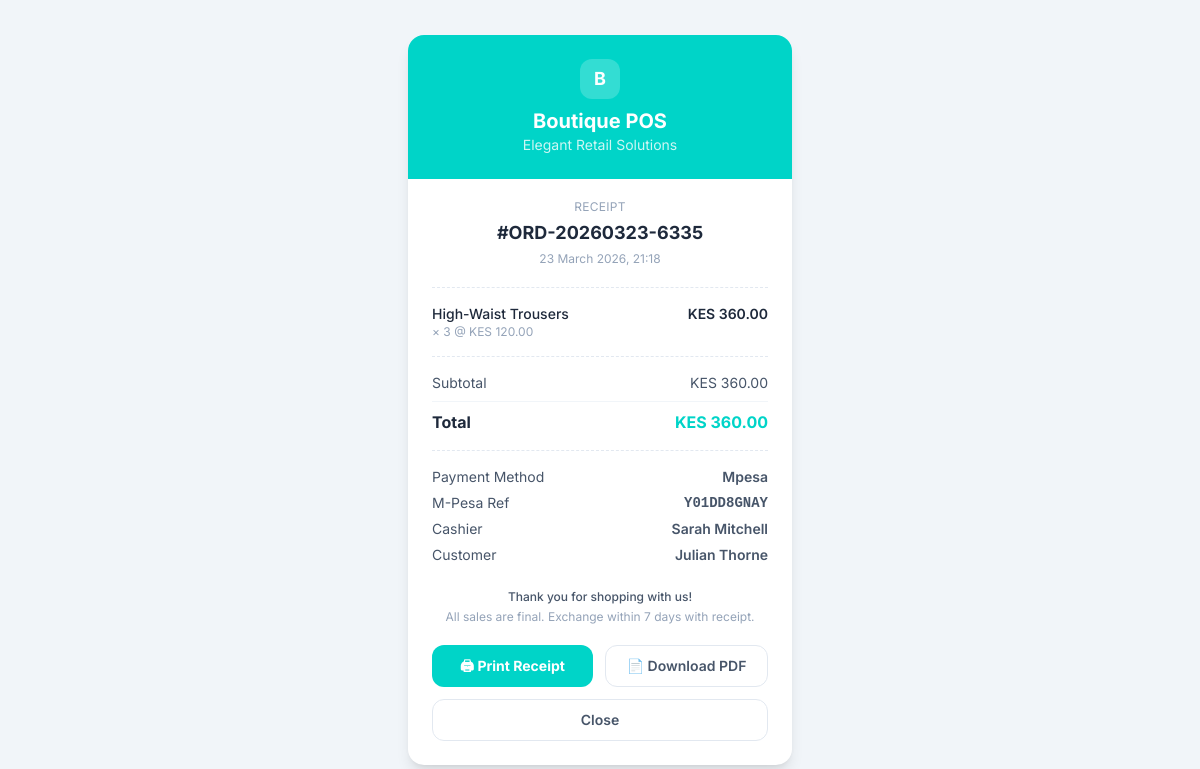
Screenshot of /pos/receipt/2 (signed in) with the database file from the repository.
### app/models.py (models this page shows, shortened)
class Sale(db.Model):
    __tablename__ = 'sales'
    id = db.Column(db.Integer, primary_key=True)
    order_number = db.Column(db.String(20), unique=True, nullable=False, index=True)
    customer_id = db.Column(db.Integer, db.ForeignKey('customers.id'), nullable=True)
    cashier_id = db.Column(db.Integer, db.ForeignKey('users.id'), nullable=False)
    subtotal = db.Column(db.Float, default=0.0)
    discount = db.Column(db.Float, default=0.0)
    total_amount = db.Column(db.Float, default=0.0)
    total_cost = db.Column(db.Float, default=0.0)    # sum of cost prices
    total_profit = db.Column(db.Float, default=0.0)  # revenue - cost
    payment_method = db.Column(db.String(20), default='cash')  # cash | mpesa
    mpesa_ref = db.Column(db.String(50), default='')
    status = db.Column(db.String(20), default='completed')  # completed | pending | cancelled
    notes = db.Column(db.Text, default='')
    created_at = db.Column(db.DateTime, default=datetime.utcnow, index=True)
    items = db.relationship('SaleItem', backref='sale', lazy='dynamic',
                            cascade='all, delete-orphan')

class SaleItem(db.Model):
    __tablename__ = 'sale_items'
    id = db.Column(db.Integer, primary_key=True)
    sale_id = db.Column(db.Integer, db.ForeignKey('sales.id'), nullable=False)
    product_id = db.Column(db.Integer, db.ForeignKey('products.id'), nullable=False)
    variant_id = db.Column(db.Integer, db.ForeignKey('product_variants.id'), nullable=True)
    quantity = db.Column(db.Integer, default=1)
    unit_price = db.Column(db.Float, nullable=False)
    line_total = db.Column(db.Float, nullable=False)
    size = db.Column(db.String(20), default='')
    color = db.Column(db.String(50), default='')
    product_name = db.Column(db.String(200), default='')  # snapshot
    cost_price = db.Column(db.Float, default=0.0)         # cost at time of sale

class User(UserMixin, db.Model):
    __tablename__ = 'users'
    id = db.Column(db.Integer, primary_key=True)
    name = db.Column(db.String(120), nullable=False)
    email = db.Column(db.String(120), unique=True, nullable=False, index=True)
    password_hash = db.Column(db.String(256), nullable=False)
    role = db.Column(db.String(20), default='cashier')  # admin | cashier
    avatar = db.Column(db.String(200), default='')
    is_active = db.Column(db.Boolean, default=True)
    created_at = db.Column(db.DateTime, default=datetime.utcnow)
    last_login = db.Column(db.DateTime)
    sales = db.relationship('Sale', backref='cashier', lazy='dynamic')

class Customer(db.Model):
    __tablename__ = 'customers'
    id = db.Column(db.Integer, primary_key=True)
    name = db.Column(db.String(120), nullable=False)
    phone = db.Column(db.String(30), unique=True, nullable=False, index=True)
    email = db.Column(db.String(120), default='')
    photo = db.Column(db.String(300), default='')
    tier = db.Column(db.String(20), default='Bronze')  # VIP | Gold | Silver | Bronze
    loyalty_points = db.Column(db.Integer, default=0)
    store_credit = db.Column(db.Float, default=0.0)
    preferred_size = db.Column(db.String(10), default='')
    style_tags = db.Column(db.String(300), default='')  # comma-separated
    staff_note = db.Column(db.Text, default='')
    marketing_optin = db.Column(db.Boolean, default=True)
    created_at = db.Column(db.DateTime, default=datetime.utcnow)
    sales = db.relationship('Sale', backref='customer', lazy='dynamic')

### app/routes/pos.py (the view)
@pos_bp.route('/pos/receipt/<int:sale_id>')
@login_required
def receipt(sale_id):
    sale = Sale.query.get_or_404(sale_id)
    items = sale.items.all()
    return render_template('pos/receipt.html', sale=sale, items=items)

### app/models.py (called while the page is built)
@login_manager.user_loader
def load_user(user_id):
    return db.session.get(User, int(user_id))

    @staticmethod
    def get(key, default=''):
        row = StoreSetting.query.filter_by(key=key).first()
        return row.value if row else default

### app/templates/pos/receipt.html (shortened to what this page needs)
<!DOCTYPE html>
<html lang="en">
<head>
  <script src="https://cdn.tailwindcss.com"></script>
</head>
<body class="bg-slate-100 min-h-screen flex items-center justify-center p-6">
  <div class="bg-white w-full max-w-sm rounded-2xl shadow-lg overflow-hidden">
    <div class="bg-[#00D4C8] px-6 py-6 text-center text-white">
      <div class="w-10 h-10 bg-white/20 rounded-xl flex items-center justify-center mx-auto mb-2">
        <span class="text-white font-bold text-lg">B</span>
      </div>
      <h1 class="font-bold text-xl">Boutique POS</h1>
      <p class="text-sm text-white/80">Elegant Retail Solutions</p>
    </div>
    <div class="px-6 py-5">
      <div class="text-center mb-5">
        <p class="text-xs text-slate-400 uppercase tracking-wide mb-1">Receipt</p>
        <p class="font-bold text-slate-800 text-lg">#{{ sale.order_number }}</p>
        <p class="text-xs text-slate-400 mt-1">{{ sale.created_at.strftime('%d %B %Y, %H:%M') }}</p>
      </div>
      <div class="border-t border-dashed border-slate-200 my-4"></div>
      <div class="space-y-3 mb-4">
        {% for item in items %}
        <div class="flex items-start justify-between text-sm">
          <div class="flex-1">
            <p class="font-medium text-slate-800">{{ item.product_name }}</p>
            <p class="text-xs text-slate-400">× {{ item.quantity }} @ KES {{ "{:,.2f}".format(item.unit_price) }}</p>
          </div>
          <span class="font-semibold text-slate-800">KES {{ "{:,.2f}".format(item.line_total) }}</span>
        </div>
        {% endfor %}
      </div>
      <div class="border-t border-dashed border-slate-200 my-4"></div>
      <div class="space-y-2 text-sm mb-4">
        <div class="flex justify-between text-slate-600">
          <span>Subtotal</span>
          <span>KES {{ "{:,.2f}".format(sale.subtotal) }}</span>
        </div>
        <div class="flex justify-between font-bold text-slate-800 text-base pt-2 border-t border-slate-100">
          <span>Total</span>
          <span class="text-[#00D4C8]">KES {{ "{:,.2f}".format(sale.total_amount) }}</span>
        </div>
      </div>
      <div class="border-t border-dashed border-slate-200 my-4"></div>
      <div class="space-y-1.5 text-sm text-slate-600 mb-4">
        <div class="flex justify-between">
          <span>Payment Method</span>
          <span class="font-semibold capitalize">{{ sale.payment_method }}</span>
        </div>
        {% if sale.mpesa_ref %}
        <div class="flex justify-between">
          <span>M-Pesa Ref</span>
          <span class="font-mono font-semibold">{{ sale.mpesa_ref }}</span>
        </div>
        {% endif %}
        <div class="flex justify-between">
          <span>Cashier</span>
          <span class="font-semibold">{{ sale.cashier.name if sale.cashier else '—' }}</span>
        </div>
        {% if sale.customer %}
        <div class="flex justify-between">
          <span>Customer</span>
          <span class="font-semibold">{{ sale.customer.name }}</span>
        </div>
        {% endif %}
      </div>
      <div class="text-center text-xs text-slate-400 mt-6">
        <p class="font-medium text-slate-600 mb-1">Thank you for shopping with us!</p>
        <p>All sales are final. Exchange within 7 days with receipt.</p>
      </div>
    </div>
    <div class="px-6 pb-6 flex flex-col gap-3 no-print">
      <div class="flex gap-3">
        <button onclick="window.print()"
                class="flex-1 py-2.5 bg-[#00D4C8] hover:bg-[#00B5AA] text-white rounded-xl text-sm font-bold transition">
          🖨 Print Receipt
        </button>
        <a href="{{ url_for('pos.receipt_pdf', sale_id=sale.id) }}"
           class="flex-1 py-2.5 border border-slate-200 text-slate-600 rounded-xl text-sm font-semibold hover:bg-slate-50 transition flex items-center justify-center">
          📄 Download PDF
        </a>
      </div>
      <button onclick="window.close()"
              class="w-full py-2.5 border border-slate-200 text-slate-600 rounded-xl text-sm font-semibold hover:bg-slate-50 transition">
        Close
      </button>
    </div>
  </div>
</body>
</html>

### app/templates/pos/receipt.html (style rules this page uses)
body { font-family: 'Inter', sans-serif; }

### rows the page displays
Sale: order_number "ORD-20260323-6335", created_at "23 March 2026, 21:18", subtotal "360.00", total_amount "360.00", payment_method "Mpesa", mpesa_ref "Y01DD8GNAY"
SaleItem: product_name "High-Waist Trousers", quantity "3", unit_price "120.00", line_total "360.00"
User: cashier "Sarah Mitchell"
Customer: customer.name "Julian Thorne"
